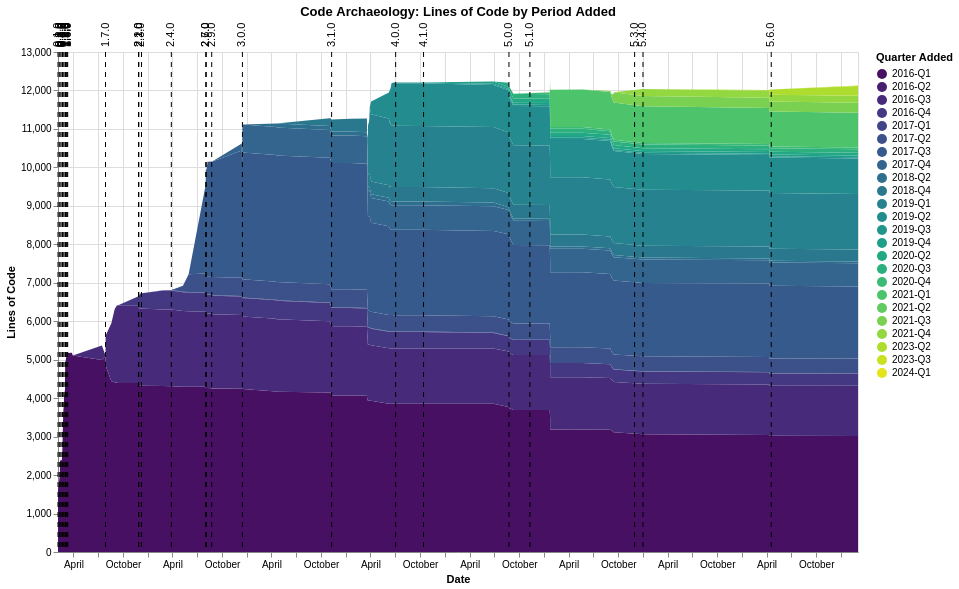

This figure's Vega-Lite source:
### Vega-Lite specification from a JSON file in a GitHub repository (floating-point values rounded to 4 significant figures; data arrays with more than 128 entries replaced by an {"elided": "..."} marker saying what was removed)
{"$schema": "https://vega.github.io/schema/vega-lite/v6.1.0.json", "config": {"view": {"continuousHeight": 300, "continuousWidth": 300}}, "datasets": {"data-5f3e02eb78b50b071499fa6e719754f8": [{"datetime": "2016-02-04T01:38:23", "version": "0.1.0"}, {"datetime": "2016-02-11T05:00:44", "version": "0.2.0"}, {"datetime": "2016-02-11T06:12:34", "version": "0.3.0"}, {"datetime": "2016-02-18T19:09:38", "version": "0.4.0"}, {"datetime": "2016-02-19T21:38:06", "version": "0.5.0"}, {"datetime": "2016-02-21T05:54:34", "version": "0.6.0"}, {"datetime": "2016-02-23T04:45:02", "version": "0.7.0"}, {"datetime": "2016-02-29T21:13:06", "version": "0.9.0"}, {"datetime": "2016-03-01T21:00:13", "version": "1.0.0"}, {"datetime": "2016-03-03T01:27:11", "version": "1.1.0"}, {"datetime": "2016-03-03T19:27:34", "version": "1.2.0"}, {"datetime": "2016-03-07T17:33:58", "version": "1.4.0"}, {"datetime": "2016-03-08T00:01:12", "version": "1.5.0"}, {"datetime": "2016-03-10T19:18:15", "version": "1.6.0"}, {"datetime": "2016-07-28T04:59:32", "version": "1.7.0"}, {"datetime": "2016-11-26T23:35:20", "version": "2.1.0"}, {"datetime": "2016-11-28T01:26:26", "version": "2.2.0"}, {"datetime": "2016-12-07T20:59:46", "version": "2.3.0"}, {"datetime": "2017-03-27T21:33:43", "version": "2.4.0"}, {"datetime": "2017-08-01T20:06:59", "version": "2.6.0"}, {"datetime": "2017-08-03T19:06:59", "version": "2.7.0"}, {"datetime": "2017-08-23T19:29:37", "version": "2.9.0"}, {"datetime": "2017-12-15T01:40:24", "version": "3.0.0"}, {"datetime": "2018-11-09T00:51:40", "version": "3.1.0"}, {"datetime": "2019-07-03T04:16:20", "version": "4.0.0"}, {"datetime": "2019-10-14T00:03:14", "version": "4.1.0"}, {"datetime": "2020-08-23T23:07:45", "version": "5.0.0"}, {"datetime": "2020-11-09T04:00:03", "version": "5.1.0"}, {"datetime": "2021-11-30T07:05:42", "version": "5.3.0"}, {"datetime": "2021-12-31T03:55:00", "version": "5.4.0"}, {"datetime": "2023-04-18T03:52:43", "version": "5.6.0"}], "data-a6d6e3401e98d80eaf2f30e99ca5ce6c": {"elided": "830 records"}}, "height": 500, "layer": [{"data": {"name": "data-a6d6e3401e98d80eaf2f30e99ca5ce6c"}, "encoding": {"color": {"field": "period", "scale": {"scheme": "viridis"}, "title": "Quarter Added", "type": "ordinal"}, "order": {"field": "period", "type": "ordinal"}, "tooltip": [{"field": "commit_date", "type": "temporal"}, {"field": "period", "type": "ordinal"}, {"field": "line_count", "type": "quantitative"}], "x": {"field": "commit_date", "title": "Date", "type": "temporal"}, "y": {"field": "line_count", "title": "Lines of Code", "type": "quantitative"}}, "mark": {"type": "area"}}, {"data": {"name": "data-5f3e02eb78b50b071499fa6e719754f8"}, "encoding": {"tooltip": [{"field": "version", "type": "nominal"}, {"field": "datetime", "type": "temporal"}], "x": {"field": "datetime", "title": "Date", "type": "temporal"}}, "mark": {"strokeDash": [5, 5], "type": "rule"}}, {"data": {"name": "data-5f3e02eb78b50b071499fa6e719754f8"}, "encoding": {"text": {"field": "version", "type": "nominal"}, "x": {"field": "datetime", "type": "temporal"}, "y": {"value": 10}}, "mark": {"align": "left", "angle": 270, "dx": 15, "dy": 0, "type": "text"}}], "title": "Code Archaeology: Lines of Code by Period Added", "width": 800}
